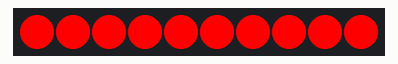
This sketch was run on a simulated Arduino Uno, built with avr-gcc and run on an emulated ATmega328P. Shown: 10 RGB LEDs in strip order, left to right.

Above: at 0.1 s.
At 1.6 s:
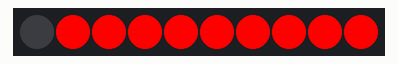
At 2.6 s:
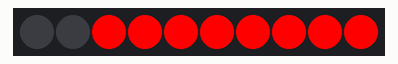
At 4.6 s:
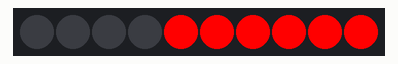
At 7.6 s:
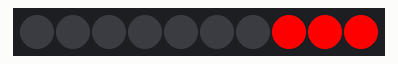
At 10.1 s:
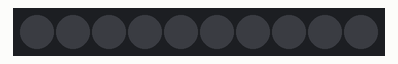

The sketch:

blink_neopixels_number.ino
```cpp
#include <Adafruit_NeoPixel.h>

/**
 flash each neopixel with its number in the strip
 */

#define PIN 1
#define STRIP_SIZE 10

// Parameter 1 = number of pixels in strip
// Parameter 2 = pin number (most are valid)
// Parameter 3 = pixel type flags, add together as needed:
//   NEO_KHZ800  800 KHz bitstream (most NeoPixel products w/WS2812 LEDs)
//   NEO_KHZ400  400 KHz (classic 'v1' (not v2) FLORA pixels, WS2811 drivers)
//   NEO_GRB     Pixels are wired for GRB bitstream (most NeoPixel products)
//   NEO_RGB     Pixels are wired for RGB bitstream (v1 FLORA pixels, not v2)
Adafruit_NeoPixel strip = Adafruit_NeoPixel(STRIP_SIZE, PIN, NEO_GRB + NEO_KHZ800);

#define FIRST_FLASH_DURATION_MS 1000
#define FLASH_SEPARATION_DURATION_MS 500
#define FLASH_DURATION_MS 500
#define LOOP_END_DURATION_MS 500
#define RED strip.Color(255, 0, 0)

void setup() {
  strip.begin();
  strip.show(); // Initialize all pixels to 'off'
}

void loop() {
  // Some example procedures showing how to display to the pixels:
  light_all(RED, FIRST_FLASH_DURATION_MS); // Red
  flash_number_of_neopixel();
  black_all(LOOP_END_DURATION_MS);
}

void light_all(uint32_t c, int duration) {
  light_all_pixels_starting_at(0, c, duration);
}

void flash_number_of_neopixel() {
  for (uint16_t pixel_number = 1; pixel_number <= strip.numPixels(); pixel_number++) {
    black_all(FLASH_SEPARATION_DURATION_MS);
    light_all_pixels_starting_at(pixel_number, RED, FLASH_DURATION_MS);
  }
}

void black_all(int duration) {
  light_all(strip.Color(0, 0, 0), duration);
}

void light_all_pixels_starting_at(uint16_t pixel_number, uint32_t color, int duration) {
  for(uint16_t i = pixel_number; i < strip.numPixels(); i++) {
      strip.setPixelColor(i, color);
      strip.show();
  }
  delay(duration);
}
```

Measured:
- by itself, everything shown: repeats every 11.6 s, in 20 steps
- what the display in image 1 shows lasts 0.5 s, from 1.5 s to 2.0 s
- what the display in image 5 shows lasts 1.5 s, from 10.1 s to 11.6 s
